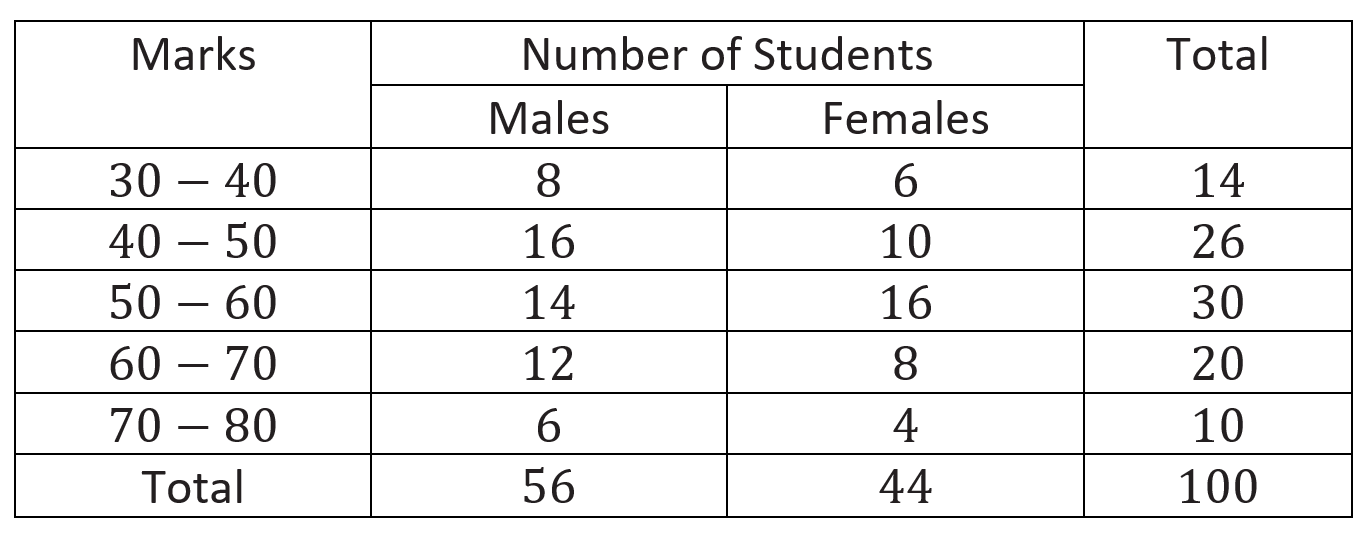
#> input picture in/testinput1.png, 1364 x 533 px
$ python tabletocsv.py
#> lines starting #> are read from the running program, lines starting #| are printed output that depends on the picture; after the words box and inside, x2 and y2 are one past the last pixel; in counts of white or black regions, pixels touching at a corner belong together
#Reference: https://towardsdatascience.com/a-table-detection-cell-recognition-and-text-extraction-algorithm-to-convert-tables-to-excel-files-902edcf289ec

import cv2
import numpy as np
import pandas as pd
import matplotlib.pyplot as plt

try:
    from PIL import Image
except ImportError:
    import Image
import pytesseract

input_file = r'in/testinput1.png'
img = cv2.imread(input_file, 0)
#> img: shape (533, 1364); min 0, max 255, mean 237.8
img.shape

threshold,img_binary=cv2.threshold(img, 125,255,cv2.THRESH_BINARY_INV)
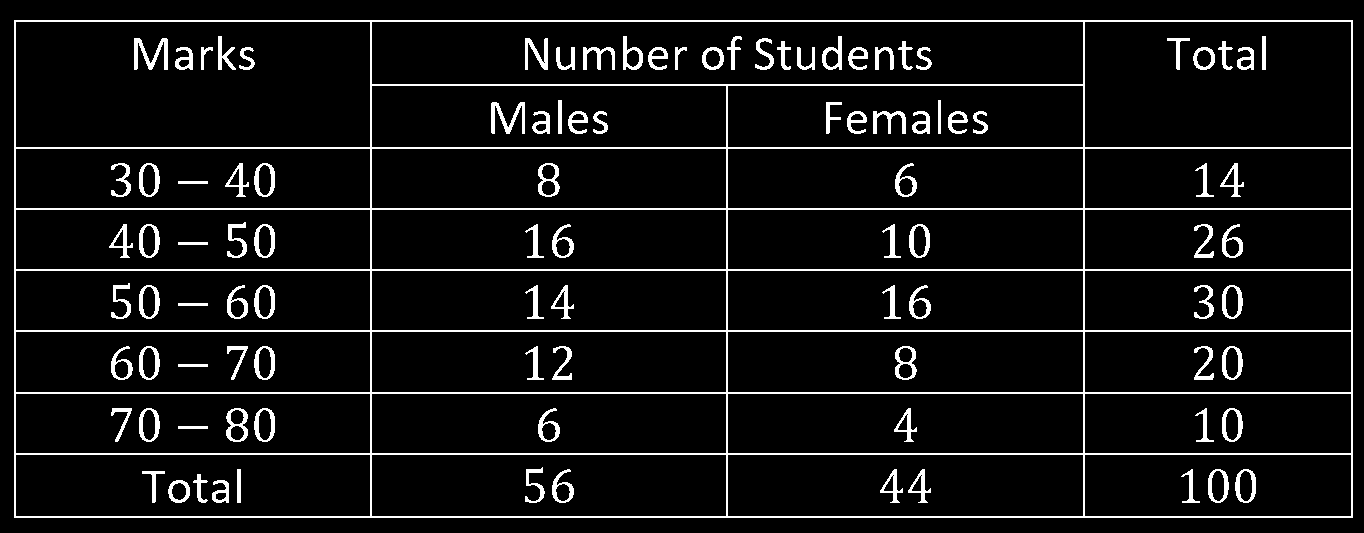
#> img_binary: shape (533, 1364); 7% white; 101 white regions, largest, box (x1, y1, x2, y2) and area: (14, 20, 1353, 518) 27538, (134, 38, 168, 70) 487, (491, 102, 525, 134) 460
cv2.imwrite('inverted_img.png',img_binary)

plotted = plt.imshow(img_binary, cmap="gray")
plt.show()

kernel_length = np.array(img).shape[1]
#> kernel_length = 1364

vertical_kernel = cv2.getStructuringElement(cv2.MORPH_RECT, (1, kernel_length))
#> vertical_kernel = 1364 values from 1 to 1
horizontal_kernel = cv2.getStructuringElement(cv2.MORPH_RECT, (1, kernel_length))
#> horizontal_kernel = 1364 values from 1 to 1
